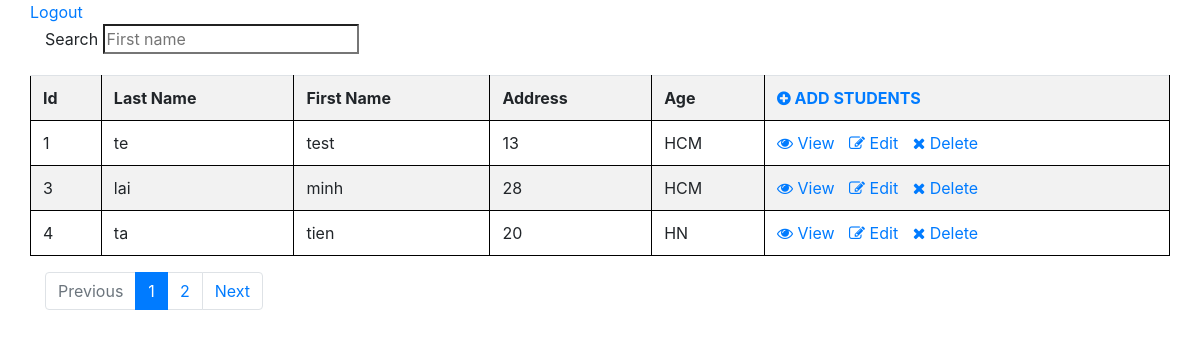
The page /student/ (signed in) on the database as committed earlier.
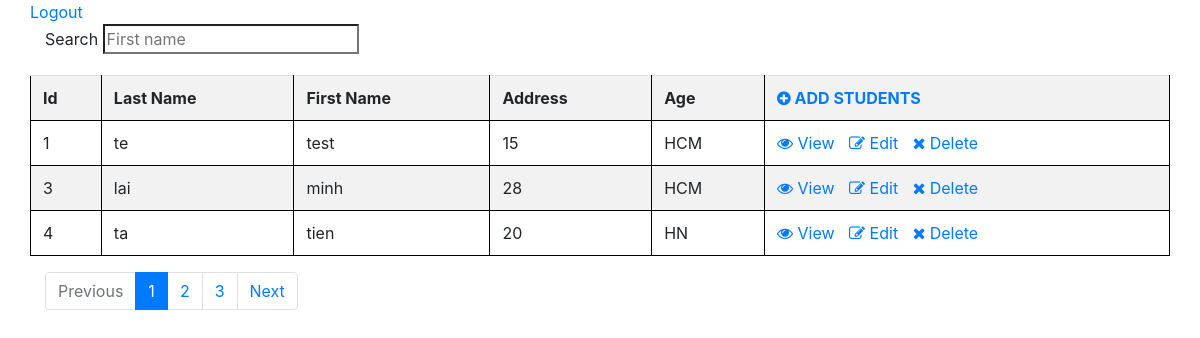
The same page on the database as committed later.
### myapp/models.py (models this page shows, shortened)
class Student(models.Model):
    first_name = models.CharField('first Name',max_length=100)
    last_name = models.CharField('Last Name',max_length=100)
    age = models.IntegerField('Age')
    address = models.TextField("Address",default="")
    class Meta:
        db_table = "Student"
    from django.db import models

### myapp/views.py (the view)
# urls.py: url(r'^student/$',view=views.StudentListView.as_view(),name="list_students"),
@method_decorator(login_required(login_url="/login"),name="dispatch")
class StudentListView(ListView):
    model = Student
    template_name = 'list_students.html'
    form = StudentForm()
    paginate_by = 3 #so luong itme muon hien thi

### myapp/templatetags/myfilter.py (called while the page is built)
@register.filter
def make_range(num):
    return range(1,num+1)

### myapp/templates/list_students.html (shortened to what this page needs)
<html lang="en">
  <head>
    {% load myfilter %}
    <link rel="stylesheet" href="https://maxcdn.bootstrapcdn.com/bootstrap/4.0.0/css/bootstrap.min.css">
    <link rel="stylesheet" href="https://cdnjs.cloudflare.com/ajax/libs/font-awesome/4.7.0/css/font-awesome.min.css">
  </head>
  <body>
    <div class="container">
        <div class="row">
            {% if user.is_authenticated %}
                <a href="{% url 'logout' %}" > Logout </a>
            {% else %}
                <a href="{% url 'login' %}"  > Login </a>
            {% endif %}
        </div>
        <form method="get" action="">
        <div class="form-group">
            <label for="search"> Search </label>
            <input type="search"  placeholder="First name" id="search" name="first_name">
        </div>
        </form>
        <div class="row">
        <table class="table table-striped">
            <tr>
                <th scope="col">Id</th>
                <th scope="col">Last Name</th>
                <th scope="col">First Name</th>
                <th scope="col">Address</th>
                <th scope="col">Age</th>
                <th scope="col"><a href="{% url 'add_student' %}" > <i class="fa fa-plus-circle" aria-hidden="true"></i>
    ADD STUDENTS </a></th>
            </tr>
            {% for student in page_obj %}
                <tr>
                    <td>{{student.id}}</td>
                    <td>{{student.last_name}}</td>
                    <td>{{student.first_name}}</td>
                    <td>{{student.age}}</td>
                    <td>{{student.address}}</td>
                <td>
                        <a href="{% url 'detail_students' pk=student.id %}"> <i class="fa fa-eye" aria-hidden="true"></i> View </a>
                        <a href="{% url 'edit_student' pk=student.id%}" style="margin-left:10px; margin-right:10px;"><i class="fa fa-pencil-square-o" aria-hidden="true"></i>
    Edit </a>
                        <a href="{% url 'delete_student' pk=student.id%}"> <i class="fa fa-times" aria-hidden="true"></i>
    Delete </a>
                    </td>
                </tr>
            {% endfor %}
        </table>
        </div>
        <nav aria-label="Page navigation example">
        <ul class="pagination">
            {% if page_obj.has_previous %}
                <li class="page-item"><a class="page-link" href="?page={{page_obj.previous.page_number}}">Previous</a></li>
            {% else %}
                <li class="page-item disabled"><a class="page-link" href="#" tabindex="-1" aria-disabled="true">Previous</a></li>
            {% endif %}
            {% for page in page_obj.paginator.num_pages|make_range %}
            {% if page_obj.number == page %}
                <li class="page-item active" aria-current="page" >
                    <a class="page-link" href="?page={{page}}">{{page}}</a>
                </li>
            {% else %}
                <li class="page-item" ><a class="page-link" href="?page={{page}}">{{page}}</a></li>
            {% endif %}
            {% endfor %}
           {% if page_obj.has_next %}
                <li class="page-item"><a class="page-link" href="?page={{page_obj.next_page_number}}">Next</a></li>
            {% else %}
                <li class="page-item disabled"><a class="page-link" href="#" tabindex="-1" aria-disabled="true">Next</a></li>
            {% endif %}
        </ul>
        </nav>
    </div>
  </body>
<html>

Rows that differ between the two databases and show on the page:
changed Student "te": age "13" → "15"
Other text that changed with them:
new list line: "3"
